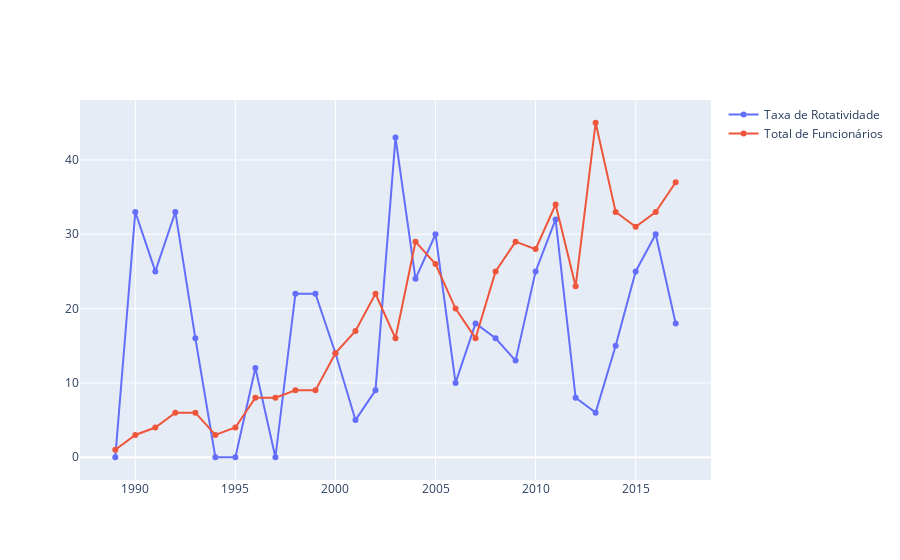

The code cell stored with this chart in its notebook:
### Markdown cell above
<p> Taxa de rotatividade (%) </p>

### Code cell
# Adiciona coluna de ano
df_employers['ano_contratacao'] = df_employers['data_de_contratacao'].dt.year

# Inicializa a classe PandaSQL
pysqldf = PandaSQL()

# Calcula a taxa de rotatividade ano a ano usando pandasql
query_rotatividade_ano_a_ano = """
    SELECT 
        ano_contratacao,
        COUNT(DISTINCT id_rh) AS total_funcionarios,
        SUM(CASE WHEN data_de_demissao IS NOT NULL THEN 1 ELSE 0 END) AS funcionarios_que_deixaram,
        100 * SUM(CASE WHEN data_de_demissao IS NOT NULL THEN 1 ELSE 0 END) / COUNT(DISTINCT id_rh) AS taxa_rotatividade
    FROM df_employers
    GROUP BY ano_contratacao
    ORDER BY ano_contratacao
"""

resultado_rotatividade_ano_a_ano = pysqldf(query_rotatividade_ano_a_ano)

ano_contratacao = resultado_rotatividade_ano_a_ano['ano_contratacao']
taxa_rotatividade = resultado_rotatividade_ano_a_ano['taxa_rotatividade']
total_funcionarios = resultado_rotatividade_ano_a_ano['total_funcionarios']

fig = go.Figure()

# Adicionar linha para taxa de rotatividade
fig.add_trace(go.Scatter(x=ano_contratacao, y=taxa_rotatividade, mode='markers+lines', name='Taxa de Rotatividade'))

# Adicionar linha para total de funcionários
fig.add_trace(go.Scatter(x=ano_contratacao, y=total_funcionarios, mode='markers+lines', name='Total de Funcionários'))

# Adicionar rótulos interativos
fig.update_layout(hovermode='x unified')

fig.show()

### Figure 1 — Plotly figure (JSON) as saved in the notebook; plotly's stock layout.template omitted (floating-point values rounded to 4 significant figures)
{"data": [{"mode": "markers+lines", "name": "Taxa de Rotatividade", "type": "scatter", "x": [1989, 1990, 1991, 1992, 1993, 1994, 1995, 1996, 1997, 1998, 1999, 2000, 2001, 2002, 2003, 2004, 2005, 2006, 2007, 2008, 2009, 2010, 2011, 2012, 2013, 2014, 2015, 2016, 2017], "y": [0, 33, 25, 33, 16, 0, 0, 12, 0, 22, 22, 14, 5, 9, 43, 24, 30, 10, 18, 16, 13, 25, 32, 8, 6, 15, 25, 30, 18]}, {"mode": "markers+lines", "name": "Total de Funcionários", "type": "scatter", "x": [1989, 1990, 1991, 1992, 1993, 1994, 1995, 1996, 1997, 1998, 1999, 2000, 2001, 2002, 2003, 2004, 2005, 2006, 2007, 2008, 2009, 2010, 2011, 2012, 2013, 2014, 2015, 2016, 2017], "y": [1, 3, 4, 6, 6, 3, 4, 8, 8, 9, 9, 14, 17, 22, 16, 29, 26, 20, 16, 25, 29, 28, 34, 23, 45, 33, 31, 33, 37]}], "layout": {"hovermode": "x unified"}}
